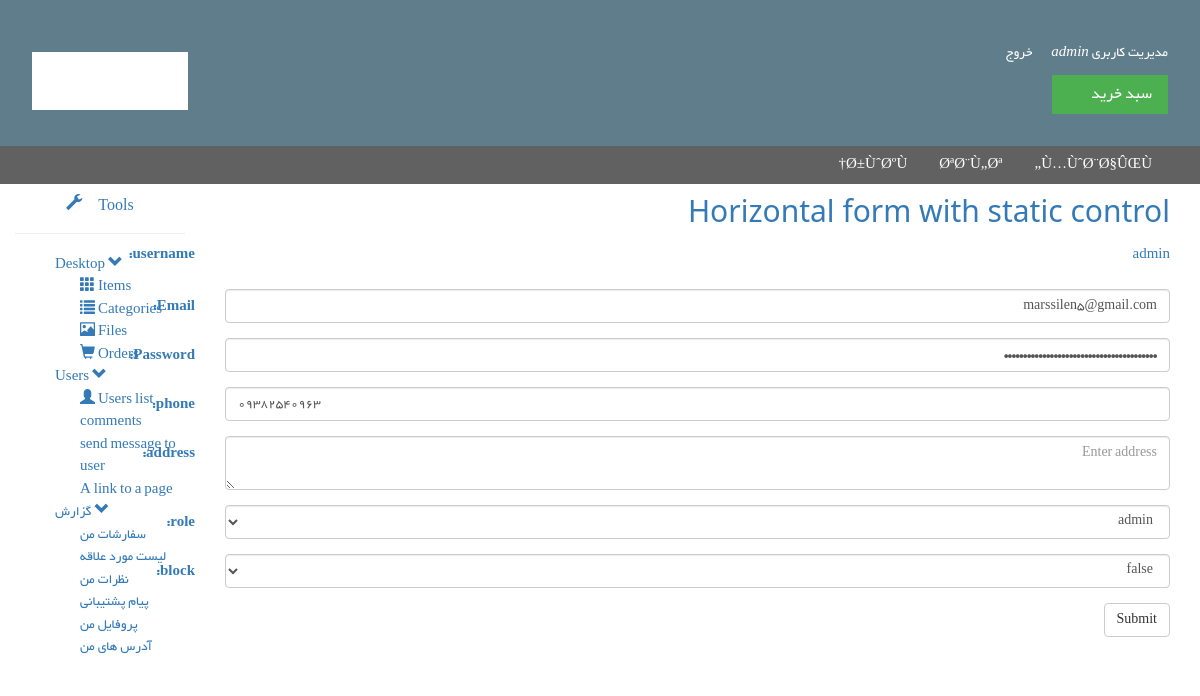
The app's page /cp/edit_user/1 (signed in) with its own data.
### tables this page shows
CREATE TABLE `menu` (
  `id` int(11) NOT NULL,
  `menu` text NOT NULL,
  `href` text NOT NULL,
  `parent` int(11) NOT NULL
);

CREATE TABLE `userlist` (
  `id` int(22) NOT NULL,
  `username` varchar(30) NOT NULL,
  `password` varchar(40) NOT NULL,
  `fav` text NOT NULL,
  `address` text NOT NULL,
  `phone` varchar(13) NOT NULL,
  `active` tinyint(1) NOT NULL DEFAULT '0',
  `email` varchar(128) NOT NULL,
  `ac_url` varchar(128) NOT NULL,
  `block` tinyint(1) NOT NULL DEFAULT '0',
  `role` enum('admin','user','','') NOT NULL DEFAULT 'user'
);

### app/core/ControllerPanel.php (called while the page is built, shortened)
<?php
class ControllerPanel extends Controller
{
	public function view($view,$data=[],$secure=false){
		require_once 'app/views/'.$view.'.php';
	}
}

### app/core/App.php (called while the page is built, shortened)
<?php
class App
{
	protected $method = 'index';
	public function __construct()
	{
		$url=$this->parseUrl();
		if(file_exists('app/controllers/'.$url[0].'.php')){
			unset($url[0]);
		}
		$this->controller=new $this->controller;
		if(isset($url[1])){
			if(method_exists($this->controller,$url[1])){
				$this->method=$url[1];
				unset($url[1]);
			}
		}
		$this->params= $url ? array_values($url) : [];
		call_user_func_array([$this->controller, $this->method], $this->params);
	}
	public function parseUrl()
	{
		if(isset($_GET['url']))
		{
			return $url= explode('/',filter_var(rtrim($_GET['url'],'/'),FILTER_SANITIZE_URL));
		}
	}
}

### index.php (called while the page is built, shortened)
<?php
$app = new App;

### app/core/Controller.php (called while the page is built, shortened)
<?php
class Controller
{
	public function model ($model){
		return new $model();
	}
}

### app/core/Model.php (called while the page is built)
<?php
class Model
{
	function __construct(){
		$this->db=new Database();
	}
}

### app/libs/database.php (called while the page is built, shortened)
<?php
class Database extends PDO{
	public function select($sql,$data=array(),$fetchMode=PDO::FETCH_ASSOC){
		$sth=$this->prepare($sql);
		foreach($data as $key =>$value){
			$sth->bindValue(":$key",$value);
		}
		$sth->execute();
		return $sth->fetchAll($fetchMode);
	}
}

### app/models/menu_m.php (called while the page is built, shortened)
<?php
class Menu_m extends Model{
  function get_menu($parent=0){
  	return $this->db->select("SELECT * FROM menu");
  }
}

### app/models/Cp_m.php (called while the page is built, shortened)
<?php
class Cp_m extends Model
{
	function get_user($id){
		$result=$this->db->select("SELECT * FROM userlist WHERE id=:ids",array('ids'=>$id));
		return $result;
    }
}

### app/views/cp/edit_user.php (the view, shortened to what this page needs)
<!doctype html>
<html>
<head>
</head>
<body>
<div class="container">
  <h2>Horizontal form with static control</h2>
  <form class="form-horizontal" role="form" method="post" action="">
  <div class="form-group">
      <label class="control-label col-sm-2" for="pwd">username:</label>
      <div class="col-sm-10">
        <p class="form-control-static"><?= (isset($data['username']))?$data['username']:'' ?></p>
      </div>
    </div>
    <div class="form-group">
      <label class="control-label col-sm-2" for="email">Email:</label>
      <div class="col-sm-10">
        <input name="email" type="email" class="form-control" placeholder="Enter email" value="<?= (isset($data['email']))?$data['email']:'' ?>">
      </div>
    </div>
    <div class="form-group">
      <label class="control-label col-sm-2" for="pwd">Password:</label>
      <div class="col-sm-10">
        <input name="pass" type="password" class="form-control" id="pwd" placeholder="Enter password" value="<?= (isset($data['password']))?$data['password']:'' ?>">
      </div>
    </div>
     <div class="form-group">
      <label class="control-label col-sm-2" for="pwd">phone:</label>
      <div class="col-sm-10">
        <input name="tel" type="tel" class="form-control" id="pwd" placeholder="" value="<?= (isset($data['phone']))?$data['phone']:'' ?>">
      </div>
    </div>
     <div class="form-group">
      <label class="control-label col-sm-2" for="pwd">address:</label>
      <div class="col-sm-10">
        <textarea name="add" class="form-control" id="pwd" placeholder="Enter address"><?= (isset($data['address']))?$data['address']:'' ?></textarea>
      </div>
    </div>
     <div class="form-group">
      <label class="control-label col-sm-2" for="pwd">role:</label>
      <div class="col-sm-10">
      <select name="role" class="form-control" id="sel1">
        <option <?=(isset($data['role']) and $data['role']=='admin')?'selected':'' ?> >admin</option>
      </select>
      </div>
    </div>
    <div class="form-group">
      <label class="control-label col-sm-2">block:</label>
      <div class="col-sm-10">
      <select name="block" class="form-control" id="sel1">
        <option <?=(isset($data['block']) and $data['block']=='0')?'selected':'' ?> value="0" >false</option>
      </select>
      </div>
    </div>
    <div class="form-group">
      <div class="col-sm-offset-2 col-sm-10">
        <button name="sub" value="submit" type="submit" class="btn btn-default">Submit</button>
      </div>
    </div>
  </form>
</body>
</html>

### app/views/menu.php
<?php
$menu_list=$this->model('Menu_m')->get_menu();
?>
<div class="w3-dark-grey">
    <ul class="w3-navbar" style="margin-right: 32px">
    <?php foreach($menu_list as $menu){ ?>
        <?php if($menu['parent']=='0'){ ?>
        <li class="w3-right"><a class="w3-hover-none w3-text-white w3-hover-text-white" href="#<?=$menu['href']?> "><?= $menu['menu'] ?></a></li>
        <?php } ?>
    <?php } ?>
</ul>
</div>

### public/w3.css (style rules this page uses)
* { -webkit-box-sizing:border-box;-moz-box-sizing:border-box;box-sizing:border-box }
html { -ms-text-size-adjust:100%;-webkit-text-size-adjust:100% }
body { margin:0 }
a { -webkit-tap-highlight-color:transparent;background-color:transparent }
button,input,optgroup,select,textarea { color:inherit;font:inherit;margin:0 }
button { overflow:visible }
button,select { text-transform:none }
button,html input[type=button],input[type=reset],input[type=submit] { -webkit-appearance:button;cursor:pointer }
pre,textarea { overflow:auto }
html,body { font-family:Verdana,sans-serif;font-size:15px;line-height:1.5 }
h1,h2,h3,h4,h5,h6,.w3-slim,.w3-wide { font-family:"Segoe UI",Arial,sans-serif }
h2 { font-size:30px }
h1,h2,h3,h4,h5,h6 { font-weight:400;margin:10px 0 }
a { color:inherit }
.w3-navbar { list-style-type:none;margin:0;padding:0;overflow:hidden }
.w3-navbar li { float:left }
.w3-navbar li a { display:block;padding:8px 16px }
.w3-navbar a,.w3-topnav a,.w3-sidenav a,.w3-dropnav a,.w3-dropdown-content a,.w3-accordion-content a { text-decoration:none !important }
.w3-navbar a,.w3-topnav a,.w3-sidenav a,.w3-dropnav a,.w3-pagination li a,.w3-hoverable tbody tr,.w3-btn,.w3-btn-floating,.w3-btn-floating-large,.w3-hover-opacity,.w3-hover-shadow,.w3-accordion-content a,.w3-dropdown-content a,.w3-dropdown-click:hover,.w3-dropdown-hover:hover,.w3-opennav,.w3-closenav,.w3-closebtn, .w3-hover-amber,.w3-hover-aqua,.w3-hover-blue,.w3-hover-light-blue,.w3-hover-brown,.w3-hover-cyan,.w3-hover-blue-grey,.w3-hover-green,.w3-hover-light-green,.w3-hover-indigo,.w3-hover-khaki,.w3-hover-lime,.w3-hover-orange,.w3-hover-deep-orange,.w3-hover-pink, .w3-hover-purple,.w3-hover-deep-purple,.w3-hover-red,.w3-hover-sand,.w3-hover-teal,.w3-hover-yellow,.w3-hover-white,.w3-hover-black,.w3-hover-grey,.w3-hover-light-grey,.w3-hover-dark-grey,.w3-hover-text-amber,.w3-hover-text-aqua,.w3-hover-text-blue,.w3-hover-text-light-blue, .w3-hover-text-brown,.w3-hover-text-cyan,.w3-hover-text-blue-grey,.w3-hover-text-green,.w3-hover-text-light-green,.w3-hover-text-indigo,.w3-hover-text-khaki,.w3-hover-text-lime,.w3-hover-text-orange,.w3-hover-text-deep-orange,.w3-hover-text-pink,.w3-hover-text-purple, .w3-hover-text-deep-purple,.w3-hover-text-red,.w3-hover-text-sand,.w3-hover-text-teal,.w3-hover-text-yellow,.w3-hover-text-white,.w3-hover-text-black,.w3-hover-text-grey,.w3-hover-text-light-grey,.w3-hover-text-dark-grey { -webkit-transition:all 0.3s ease,color 0.15s ease;transition:all 0.3s ease,color 0.15s ease }
.w3-right { float:right !important }
.w3-dark-grey,.w3-hover-dark-grey:hover { color:#fff !important;background-color:#616161 !important }
.w3-text-white,.w3-hover-text-white:hover { color:#fff !important }

### public/mycss.css (style rules this page uses)
a { text-decoration:none; }

### app/views/cp/panel_top.php (style rules this page uses)
body { font-family: 'Yekan' ; text-align: right; direction: rtl; }
a:link, a:visited { text-decoration:none; }
ul li { list-style-type: none; }

### records on screen
menu: menu "Ù…ÙˆØ¨Ø§ÛŒÙ„"
menu: menu "ØªØ¨Ù„Øª"
menu: menu "Ø±ÙˆØºÙ†"
userlist: username "admin", email "marssilen5@gmail.com", tel "09382540963", role "admin", block "false"

### other values on screen
$msg "admin"
